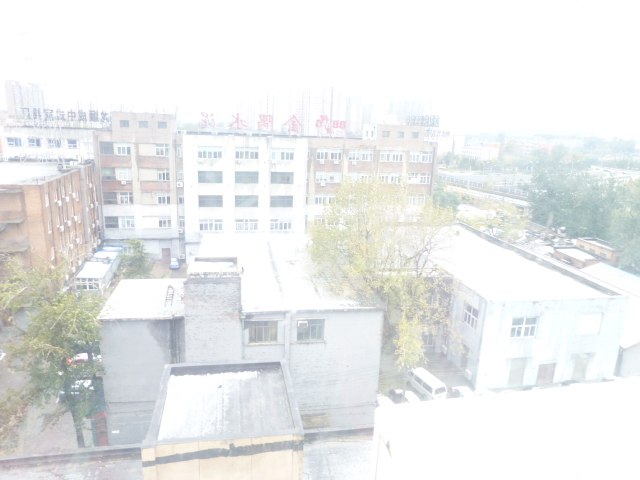
#> input picture samples/sample01.jpg, 640 x 480 px; its folder holds 4 pictures in this run
$ python plot.py
#> lines starting #> are read from the running program, lines starting #| are printed output that depends on the picture
import cv2
import numpy as np
import matplotlib.pyplot as plt
import os

img_dir = "samples"
img_save_dir = "distribution_plots"

if not os.path.exists(img_save_dir):
    os.makedirs(img_save_dir)

def plot_rgb_distribution(img_name, img_path, save_path):

    img = cv2.imread(img_path)
    _, _, colorChannel = img.shape
    color = ['B', 'G', 'R']

    plt.figure()
    m = []
    for i in range(colorChannel):
        hist_img, _ = np.histogram(img[:, :, i], 256)
        plt.plot(range(256), hist_img, label=color[i])
        plt.legend(loc='best')
        plt.title('histogram_' + img_name)
        m.append(max(hist_img))

    m = max(m)

    for i in range(colorChannel):
        hist_img, _ = np.histogram(img[:, :, i], 256)
        cdf_img = np.cumsum(hist_img)/img.size * colorChannel * m # accumulative histogram
        plt.plot(range(256), cdf_img, label="scaled_" + color[i]+"_cdf")
        plt.legend(loc='best')

    # print(cdf_img[255])
    plt.savefig(save_path)

def plot_hsv_distribution(img_name, img_path, save_path):

#> called with img_name = 'sample01.jpg', img_path = 'samples/sample01.jpg'
    img = cv2.imread(img_path)
#> img is the input picture: shape (480, 640, 3); mean B, G, R 234.8, 235.3, 233.6
    img_hsv = cv2.cvtColor(img, cv2.COLOR_BGR2HSV)
#> img_hsv: shape (480, 640, 3); mean H, S, V 51.7, 8, 237.8

    plt.figure()

    hist_img, _ = np.histogram(img[:, :, 2], 100000)
    plt.plot(range(100000), hist_img, label="luminance")
    plt.legend(loc='best')
    plt.title('histogram_' + img_name)

    m = max(hist_img)
#> m = 116832

    hist_img, _ = np.histogram(img[:, :, 2], 100000)
    cdf_img = np.cumsum(hist_img)/img.size * 3 * m # accumulative histogram
    plt.plot(range(100000), cdf_img, label="scaled_luminance_cdf")
    plt.legend(loc='best')

    # print(cdf_img[255])
    plt.savefig(save_path)
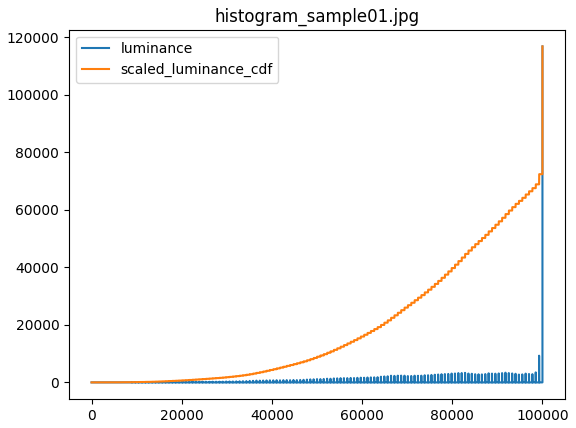
#> figure drawn by matplotlib, 1 panel; curve peaks at x = 99999, y = 116832; curve peaks at x = 99999, y = 116832

if __name__ == '__main__':
    img_names = os.listdir(img_dir)
    for img_name in img_names:
        if img_name.endswith(".jpg") or img_name.endswith(".jpeg"):
            # plot_rgb_distribution(img_name, os.path.join(img_dir, img_name), os.path.join(img_save_dir, 'histogram_' + img_name))
            plot_hsv_distribution(img_name, os.path.join(img_dir, img_name), os.path.join(img_save_dir, 'histogram_' + img_name))
#> pass 2 of the loop `for img_name in img_names:`:
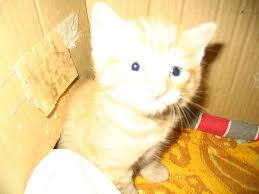
#> input picture samples/sample02.jpeg, 259 x 194 px
#> in plot_hsv_distribution, img is the input picture: shape (194, 259, 3); mean B, G, R 146.8, 203.5, 230.7
#> img_hsv: shape (194, 259, 3); mean H, S, V 24.2, 99.2, 230.8
#> m = 12051
#> in plot_hsv_distribution (call 2), `plt.savefig(save_path)`:
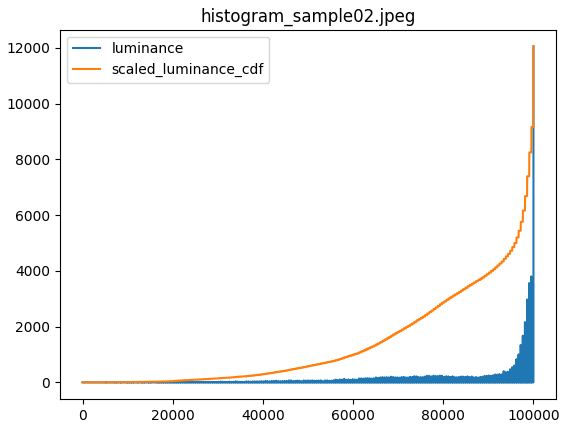
#> figure drawn by matplotlib, 1 panel; curve peaks at x = 99999, y = 12051; curve peaks at x = 99999, y = 12051
#> pass 3 of the loop `for img_name in img_names:`:
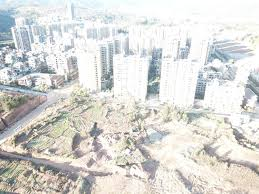
#> input picture samples/sample03.jpeg, 259 x 194 px
#> in plot_hsv_distribution, img is the input picture: shape (194, 259, 3); mean B, G, R 213.3, 216.8, 217.1
#> img_hsv: shape (194, 259, 3); mean H, S, V 51.9, 15, 221.3
#> m = 4740
#> in plot_hsv_distribution (call 3), `plt.savefig(save_path)`:
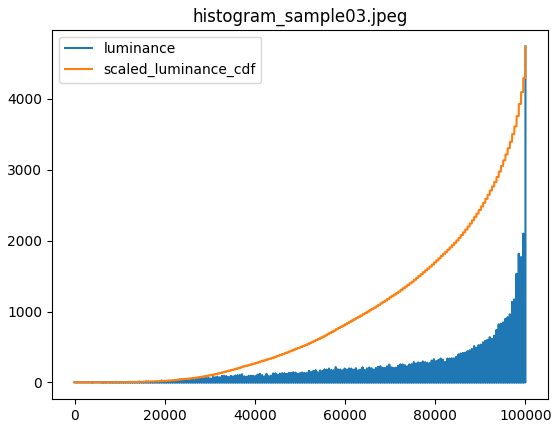
#> figure drawn by matplotlib, 1 panel; curve peaks at x = 99999, y = 4740; curve peaks at x = 99999, y = 4740
#> the loop made 4 passes; the first 3 are shown
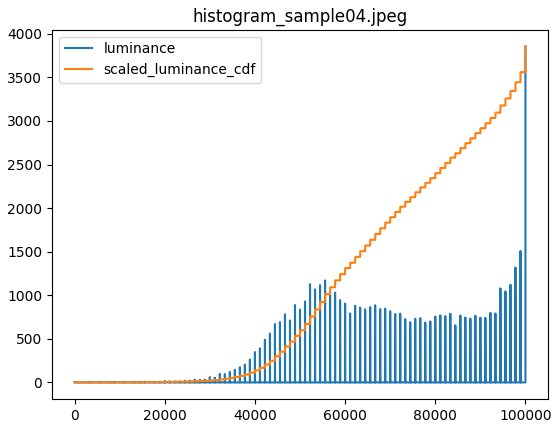
#> figure drawn by matplotlib, 1 panel; curve peaks at x = 99999, y = 3856; curve peaks at x = 99999, y = 3856
